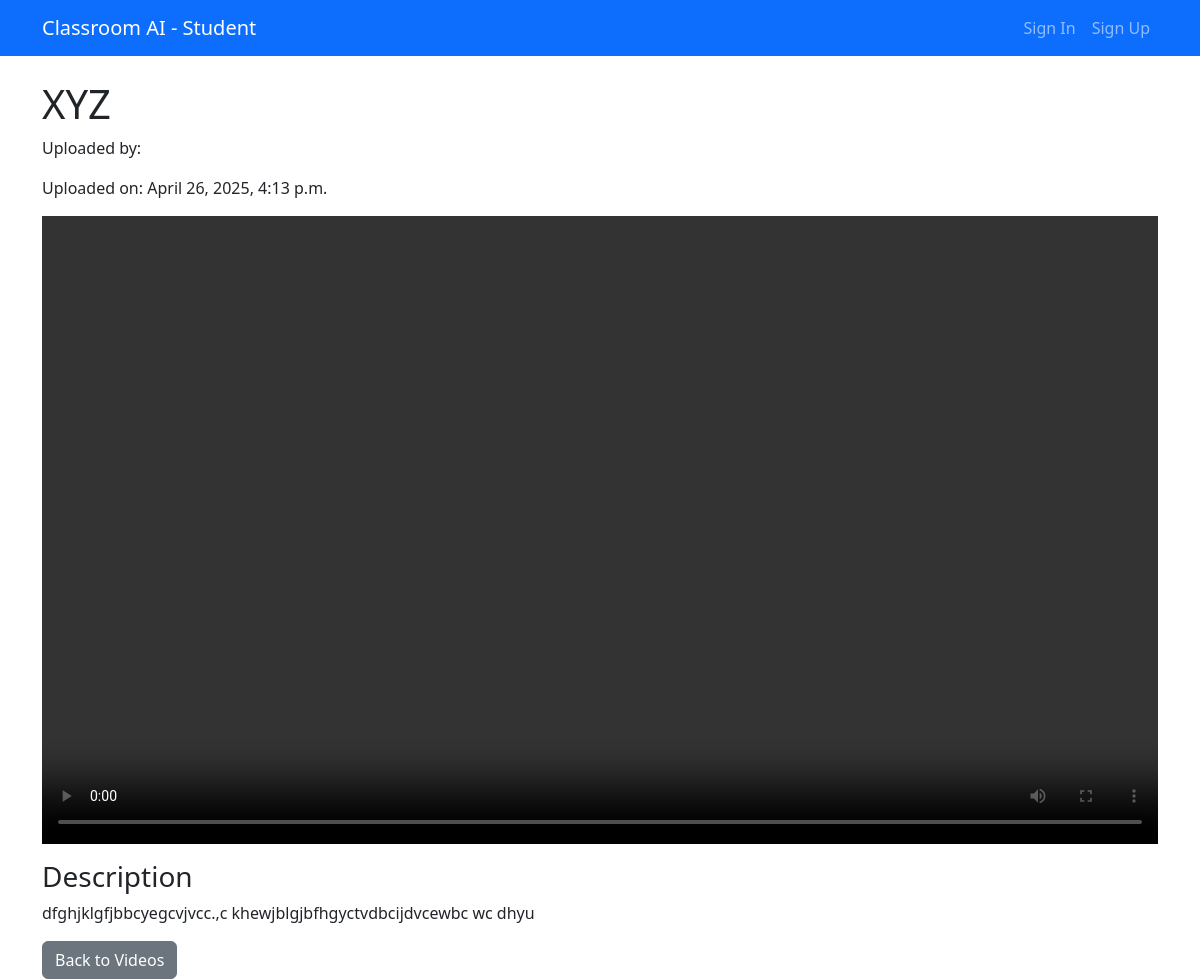
The page /student/video/1/ on the database its author committed.
### teacher/models.py (models this page shows, shortened)
class Video(models.Model):
    title = models.CharField(max_length=200)
    description = models.TextField(blank=True)
    video_file = models.FileField(upload_to='videos/')
    thumbnail = models.ImageField(upload_to='thumbnails/', blank=True)
    upload_date = models.DateTimeField(auto_now_add=True)
    teacher = models.ForeignKey(Teacher, on_delete=models.CASCADE)

### student/views.py (the view)
# urls.py: path("video/<int:video_id>/", views.view_video, name="view_video"),
def view_video(request, video_id):
    video = Video.objects.get(id=video_id)
    return render(request, 'student/view_video.html', {'video': video})

### student/templates/student/view_video.html (shortened to what this page needs)
{% extends 'student/base.html' %}
{% block content %}
    <h1>{{ video.title }}</h1>
    <p>Uploaded by: {{ video.teacher.get_full_name }}</p>
    <p>Uploaded on: {{ video.upload_date }}</p>
    <div class="ratio ratio-16x9">
        <video controls>
            <source src="{{ video.video_file.url }}" type="video/mp4">
        </video>
    </div>
    <div class="mt-3">
        <h3>Description</h3>
        <p>{{ video.description }}</p>
    </div>
    <a href="{% url 'student:index' %}" class="btn btn-secondary">Back to Videos</a>
{% endblock %}

### rows shown on the page
Video: title "XYZ", upload_date "April 26, 2025, 4:13 p.m.", description "dfghjklgfjbbcyegcvjvcc.,c khewjblgjbfhgyctvdbcijdvcewbc wc dhyu"
